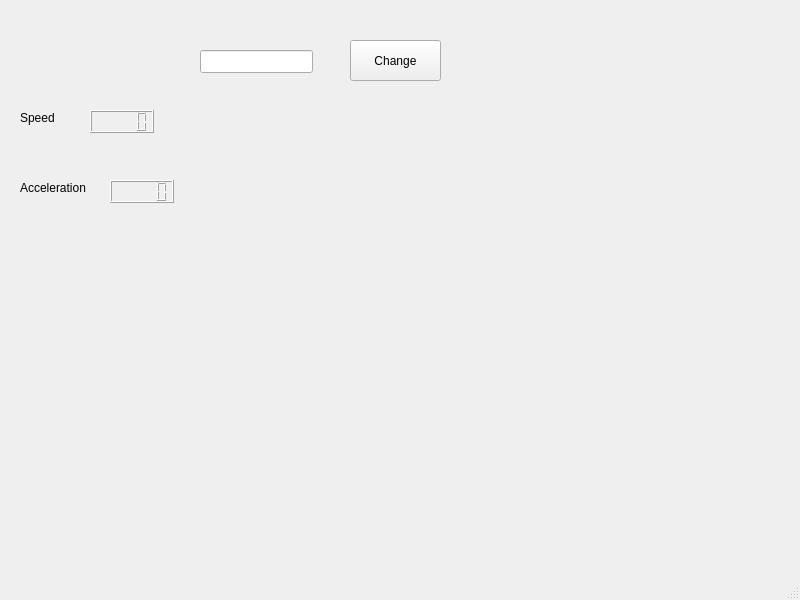
<?xml version="1.0" encoding="UTF-8"?>
<ui version="4.0">
 <class>MainWindow</class>
 <widget class="QMainWindow" name="MainWindow">
  <property name="geometry">
   <rect>
    <x>0</x>
    <y>0</y>
    <width>800</width>
    <height>600</height>
   </rect>
  </property>
  <property name="windowTitle">
   <string>MainWindow</string>
  </property>
  <widget class="QWidget" name="centralwidget">
   <widget class="QPushButton" name="pushButton">
    <property name="geometry">
     <rect>
      <x>350</x>
      <y>40</y>
      <width>91</width>
      <height>41</height>
     </rect>
    </property>
    <property name="text">
     <string>Change</string>
    </property>
   </widget>
   <widget class="QLabel" name="label">
    <property name="geometry">
     <rect>
      <x>20</x>
      <y>110</y>
      <width>59</width>
      <height>15</height>
     </rect>
    </property>
    <property name="text">
     <string>Speed</string>
    </property>
   </widget>
   <widget class="QLabel" name="label_2">
    <property name="geometry">
     <rect>
      <x>20</x>
      <y>180</y>
      <width>81</width>
      <height>16</height>
     </rect>
    </property>
    <property name="text">
     <string>Acceleration</string>
    </property>
   </widget>
   <widget class="QLCDNumber" name="lcdNumber">
    <property name="geometry">
     <rect>
      <x>90</x>
      <y>110</y>
      <width>64</width>
      <height>23</height>
     </rect>
    </property>
   </widget>
   <widget class="QLCDNumber" name="lcdNumber_2">
    <property name="geometry">
     <rect>
      <x>110</x>
      <y>180</y>
      <width>64</width>
      <height>23</height>
     </rect>
    </property>
   </widget>
   <widget class="QLineEdit" name="lineEdit">
    <property name="geometry">
     <rect>
      <x>200</x>
      <y>50</y>
      <width>113</width>
      <height>23</height>
     </rect>
    </property>
   </widget>
  </widget>
  <widget class="QMenuBar" name="menubar">
   <property name="geometry">
    <rect>
     <x>0</x>
     <y>0</y>
     <width>800</width>
     <height>20</height>
    </rect>
   </property>
  </widget>
  <widget class="QStatusBar" name="statusbar"/>
 </widget>
 <resources/>
 <connections/>
</ui>
